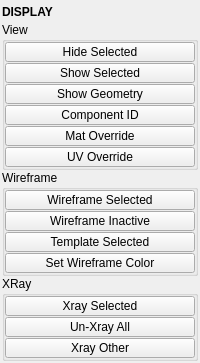
<?xml version="1.0" encoding="UTF-8"?>
<ui version="4.0">
 <class>QtUi</class>
 <widget class="QMainWindow" name="QtUi">
  <property name="enabled">
   <bool>true</bool>
  </property>
  <property name="geometry">
   <rect>
    <x>0</x>
    <y>0</y>
    <width>200</width>
    <height>355</height>
   </rect>
  </property>
  <property name="tabShape">
   <enum>QTabWidget::Triangular</enum>
  </property>
  <property name="dockNestingEnabled">
   <bool>true</bool>
  </property>
  <property name="dockOptions">
   <set>QMainWindow::AllowNestedDocks|QMainWindow::AllowTabbedDocks|QMainWindow::AnimatedDocks|QMainWindow::ForceTabbedDocks</set>
  </property>
  <widget class="QWidget" name="central_widget">
   <property name="minimumSize">
    <size>
     <width>200</width>
     <height>0</height>
    </size>
   </property>
   <layout class="QVBoxLayout" name="verticalLayout_2">
    <property name="leftMargin">
     <number>2</number>
    </property>
    <property name="topMargin">
     <number>2</number>
    </property>
    <property name="rightMargin">
     <number>2</number>
    </property>
    <property name="bottomMargin">
     <number>2</number>
    </property>
    <property name="spacing">
     <number>2</number>
    </property>
    <item>
     <layout class="QVBoxLayout" name="verticalLayout">
      <property name="spacing">
       <number>0</number>
      </property>
      <item>
       <widget class="Header" name="header">
        <property name="minimumSize">
         <size>
          <width>0</width>
          <height>20</height>
         </size>
        </property>
        <property name="font">
         <font>
          <weight>75</weight>
          <bold>true</bold>
         </font>
        </property>
        <property name="text">
         <string>DISPLAY</string>
        </property>
       </widget>
      </item>
      <item>
       <widget class="QGroupBox" name="View">
        <property name="title">
         <string>View</string>
        </property>
        <layout class="QVBoxLayout" name="verticalLayout_3">
         <property name="spacing">
          <number>1</number>
         </property>
         <property name="leftMargin">
          <number>0</number>
         </property>
         <property name="topMargin">
          <number>0</number>
         </property>
         <property name="rightMargin">
          <number>0</number>
         </property>
         <property name="bottomMargin">
          <number>0</number>
         </property>
         <item>
          <widget class="QPushButton" name="b002">
           <property name="minimumSize">
            <size>
             <width>0</width>
             <height>20</height>
            </size>
           </property>
           <property name="maximumSize">
            <size>
             <width>16777215</width>
             <height>20</height>
            </size>
           </property>
           <property name="text">
            <string>Hide Selected</string>
           </property>
          </widget>
         </item>
         <item>
          <widget class="QPushButton" name="b003">
           <property name="minimumSize">
            <size>
             <width>0</width>
             <height>20</height>
            </size>
           </property>
           <property name="maximumSize">
            <size>
             <width>16777215</width>
             <height>20</height>
            </size>
           </property>
           <property name="text">
            <string>Show Selected</string>
           </property>
          </widget>
         </item>
         <item>
          <widget class="QPushButton" name="b004">
           <property name="minimumSize">
            <size>
             <width>0</width>
             <height>20</height>
            </size>
           </property>
           <property name="maximumSize">
            <size>
             <width>16777215</width>
             <height>20</height>
            </size>
           </property>
           <property name="text">
            <string>Show Geometry</string>
           </property>
          </widget>
         </item>
         <item>
          <widget class="QPushButton" name="b011">
           <property name="minimumSize">
            <size>
             <width>0</width>
             <height>20</height>
            </size>
           </property>
           <property name="maximumSize">
            <size>
             <width>16777215</width>
             <height>20</height>
            </size>
           </property>
           <property name="text">
            <string>Component ID</string>
           </property>
          </widget>
         </item>
         <item>
          <widget class="QPushButton" name="b009">
           <property name="minimumSize">
            <size>
             <width>0</width>
             <height>20</height>
            </size>
           </property>
           <property name="maximumSize">
            <size>
             <width>16777215</width>
             <height>20</height>
            </size>
           </property>
           <property name="toolTip">
            <string>Material Override</string>
           </property>
           <property name="text">
            <string>Mat Override</string>
           </property>
          </widget>
         </item>
         <item>
          <widget class="QPushButton" name="chk000">
           <property name="minimumSize">
            <size>
             <width>0</width>
             <height>20</height>
            </size>
           </property>
           <property name="maximumSize">
            <size>
             <width>16777215</width>
             <height>20</height>
            </size>
           </property>
           <property name="toolTip">
            <string>Material Override: Override with UV checker</string>
           </property>
           <property name="text">
            <string>UV Override</string>
           </property>
          </widget>
         </item>
        </layout>
       </widget>
      </item>
      <item>
       <widget class="QGroupBox" name="Wireframe">
        <property name="title">
         <string>Wireframe</string>
        </property>
        <layout class="QVBoxLayout" name="verticalLayout_6">
         <property name="spacing">
          <number>1</number>
         </property>
         <property name="leftMargin">
          <number>0</number>
         </property>
         <property name="topMargin">
          <number>0</number>
         </property>
         <property name="rightMargin">
          <number>0</number>
         </property>
         <property name="bottomMargin">
          <number>0</number>
         </property>
         <item>
          <widget class="QPushButton" name="b001">
           <property name="minimumSize">
            <size>
             <width>0</width>
             <height>20</height>
            </size>
           </property>
           <property name="maximumSize">
            <size>
             <width>16777215</width>
             <height>20</height>
            </size>
           </property>
           <property name="toolTip">
            <string>Toggle wireframe on all selected objects.</string>
           </property>
           <property name="text">
            <string>Wireframe Selected</string>
           </property>
          </widget>
         </item>
         <item>
          <widget class="QPushButton" name="b012">
           <property name="minimumSize">
            <size>
             <width>0</width>
             <height>20</height>
            </size>
           </property>
           <property name="maximumSize">
            <size>
             <width>16777215</width>
             <height>20</height>
            </size>
           </property>
           <property name="toolTip">
            <string>Shaded on active (selected) obhects only</string>
           </property>
           <property name="text">
            <string>Wireframe Inactive</string>
           </property>
          </widget>
         </item>
         <item>
          <widget class="QPushButton" name="b021">
           <property name="minimumSize">
            <size>
             <width>0</width>
             <height>20</height>
            </size>
           </property>
           <property name="maximumSize">
            <size>
             <width>16777215</width>
             <height>20</height>
            </size>
           </property>
           <property name="text">
            <string>Template Selected</string>
           </property>
          </widget>
         </item>
         <item>
          <widget class="QPushButton" name="b000">
           <property name="minimumSize">
            <size>
             <width>0</width>
             <height>20</height>
            </size>
           </property>
           <property name="maximumSize">
            <size>
             <width>16777215</width>
             <height>20</height>
            </size>
           </property>
           <property name="toolTip">
            <string>Set the wireframe color of all selected objects.</string>
           </property>
           <property name="text">
            <string>Set Wireframe Color</string>
           </property>
          </widget>
         </item>
        </layout>
       </widget>
      </item>
      <item>
       <widget class="QGroupBox" name="XRay">
        <property name="title">
         <string>XRay</string>
        </property>
        <layout class="QVBoxLayout" name="verticalLayout_5">
         <property name="spacing">
          <number>1</number>
         </property>
         <property name="leftMargin">
          <number>0</number>
         </property>
         <property name="topMargin">
          <number>0</number>
         </property>
         <property name="rightMargin">
          <number>0</number>
         </property>
         <property name="bottomMargin">
          <number>0</number>
         </property>
         <item>
          <widget class="QPushButton" name="b005">
           <property name="minimumSize">
            <size>
             <width>0</width>
             <height>20</height>
            </size>
           </property>
           <property name="maximumSize">
            <size>
             <width>16777215</width>
             <height>20</height>
            </size>
           </property>
           <property name="text">
            <string>Xray Selected</string>
           </property>
          </widget>
         </item>
         <item>
          <widget class="QPushButton" name="b006">
           <property name="minimumSize">
            <size>
             <width>0</width>
             <height>20</height>
            </size>
           </property>
           <property name="maximumSize">
            <size>
             <width>16777215</width>
             <height>20</height>
            </size>
           </property>
           <property name="text">
            <string>Un-Xray All</string>
           </property>
          </widget>
         </item>
         <item>
          <widget class="QPushButton" name="b007">
           <property name="minimumSize">
            <size>
             <width>0</width>
             <height>20</height>
            </size>
           </property>
           <property name="maximumSize">
            <size>
             <width>16777215</width>
             <height>20</height>
            </size>
           </property>
           <property name="text">
            <string>Xray Other</string>
           </property>
          </widget>
         </item>
        </layout>
       </widget>
      </item>
      <item>
       <spacer name="verticalSpacer">
        <property name="orientation">
         <enum>Qt::Vertical</enum>
        </property>
        <property name="sizeHint" stdset="0">
         <size>
          <width>0</width>
          <height>10</height>
         </size>
        </property>
       </spacer>
      </item>
     </layout>
    </item>
   </layout>
  </widget>
 </widget>
 <customwidgets>
  <customwidget>
   <class>Header</class>
   <extends>QLabel</extends>
   <header>uitk.widgets.header.Header.h</header>
  </customwidget>
 </customwidgets>
 <resources/>
 <connections/>
 <designerdata>
  <property name="gridDeltaX">
   <number>5</number>
  </property>
  <property name="gridDeltaY">
   <number>5</number>
  </property>
  <property name="gridSnapX">
   <bool>true</bool>
  </property>
  <property name="gridSnapY">
   <bool>true</bool>
  </property>
  <property name="gridVisible">
   <bool>true</bool>
  </property>
 </designerdata>
</ui>
